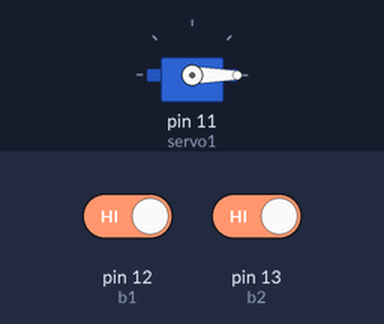
Bench run of a sketch on a simulated Arduino Uno, built with avr-gcc and run on an emulated ATmega328P. Shown: servo. The test bench sets the inputs (shaded band); at power-on: pin 12 (b1) HIGH, pin 13 (b2) HIGH.

Above: at 1.2 s.
1.3 s: pin 12 (b1) driven LOW
At 1.75 s:
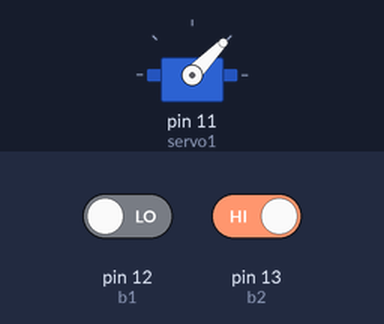
At 4.0 s:
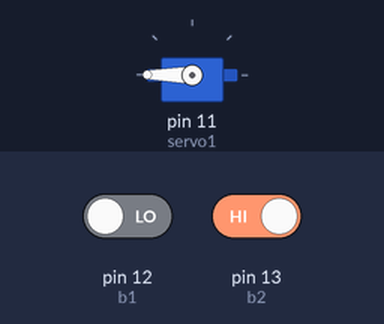
4.3 s: pin 13 (b2) driven LOW
5.8 s: pin 12 (b1) driven HIGH
At 7.16 s:
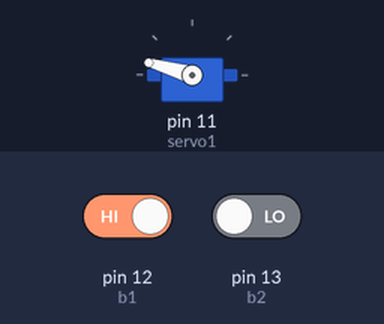
Timing chart, 0 to 10.3 s (numbered marks = the images above; inputs shaded):
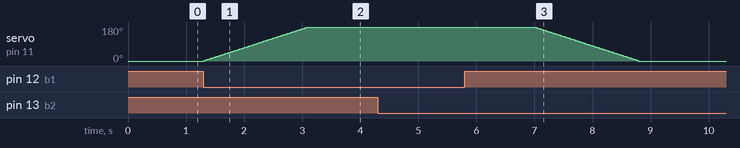

Measured:
- after the input at 1.3 s, servo on pin 11 (servo1): moves from 0° to 180° over 1.8 s, starting at once
- after the input at 4.3 s, every drawn part: stays the same
- after the input at 5.8 s, servo on pin 11 (servo1): moves from 180° to 0° over 1.8 s, starting after 1.2 s

The sketch:

servomotor_2_botones.ino
```cpp
#include <Servo.h>
int b1 = 12; //Los botones están conectados al pin 12 y 13.
int b2 = 13;
int estado_b1 = 1;
int estado_b2 = 1;
int angulo = 0;
Servo servo1;
void setup() {
  pinMode(b1, INPUT);
  pinMode(b2, INPUT);
  servo1.attach(11);
  servo1.write(0);
}
void loop() {
  estado_b1 = digitalRead(b1);
  estado_b2 = digitalRead(b2);
  if(estado_b1 == LOW)
  {
    angulo += 2;
  }
  if(estado_b2 == LOW)
  {
    angulo -= 2;
  }
  servo1.write(angulo);
  delay(20);
  }
```
